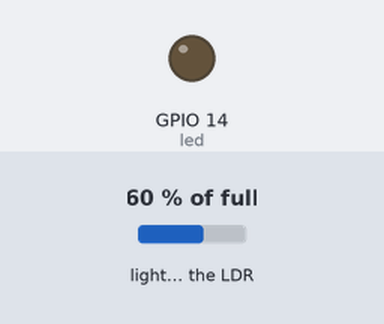
The program below on a simulated Raspberry Pi (BCM pin numbers). Parts: output pins drawn as LEDs (lit = HIGH). The inputs (shaded band) are chosen by the test bench; at power-on: light on the LDR 60 % of full.

Above: at 1.2 s.
1.3 s: light on the LDR set to 51 % of full
2.9 s: light on the LDR set to 48 % of full
At 4.0 s:
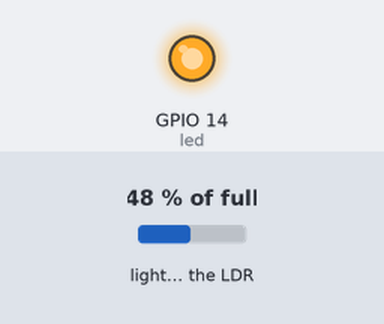
4.5 s: light on the LDR set to 50 % of full
At 5.4 s:
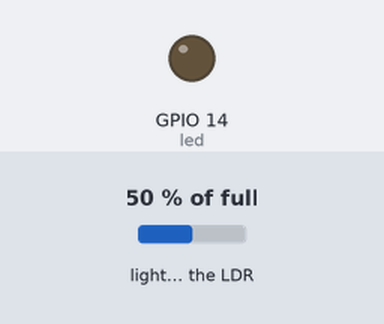
6.4 s: light on the LDR set to 2 % of full
At 7.8 s:
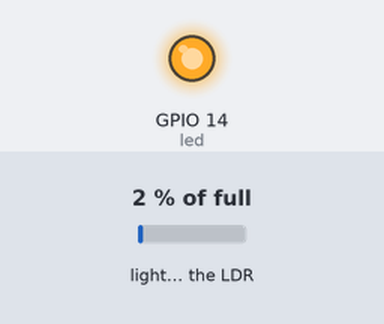
Timing chart, 0 to 8.9 s (numbered marks = the images above; inputs shaded):
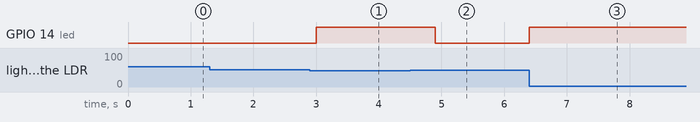

Measured:
- the behaviour switches between 50 and 49 % of full on light on the LDR (found by bisection; images 0 and 1)
- after the input at 1.3 s, every drawn part: stays the same
- after the input at 2.9 s, GPIO 14 (led): LOW → HIGH after 0.10 s
- after the input at 4.5 s, GPIO 14 (led): HIGH → LOW after 0.40 s
- after the input at 6.4 s, GPIO 14 (led): LOW → HIGH at once

The program:

ldr.py
```python
from gpiozero import LED, LightSensor
from time import sleep

led = LED(14)

ldr = LightSensor(18)

while True:
    ldr_value = ldr.value

    if ldr_value < 0.5:
        led.on()
    else:
        led.off()

    sleep(0.1)
```
